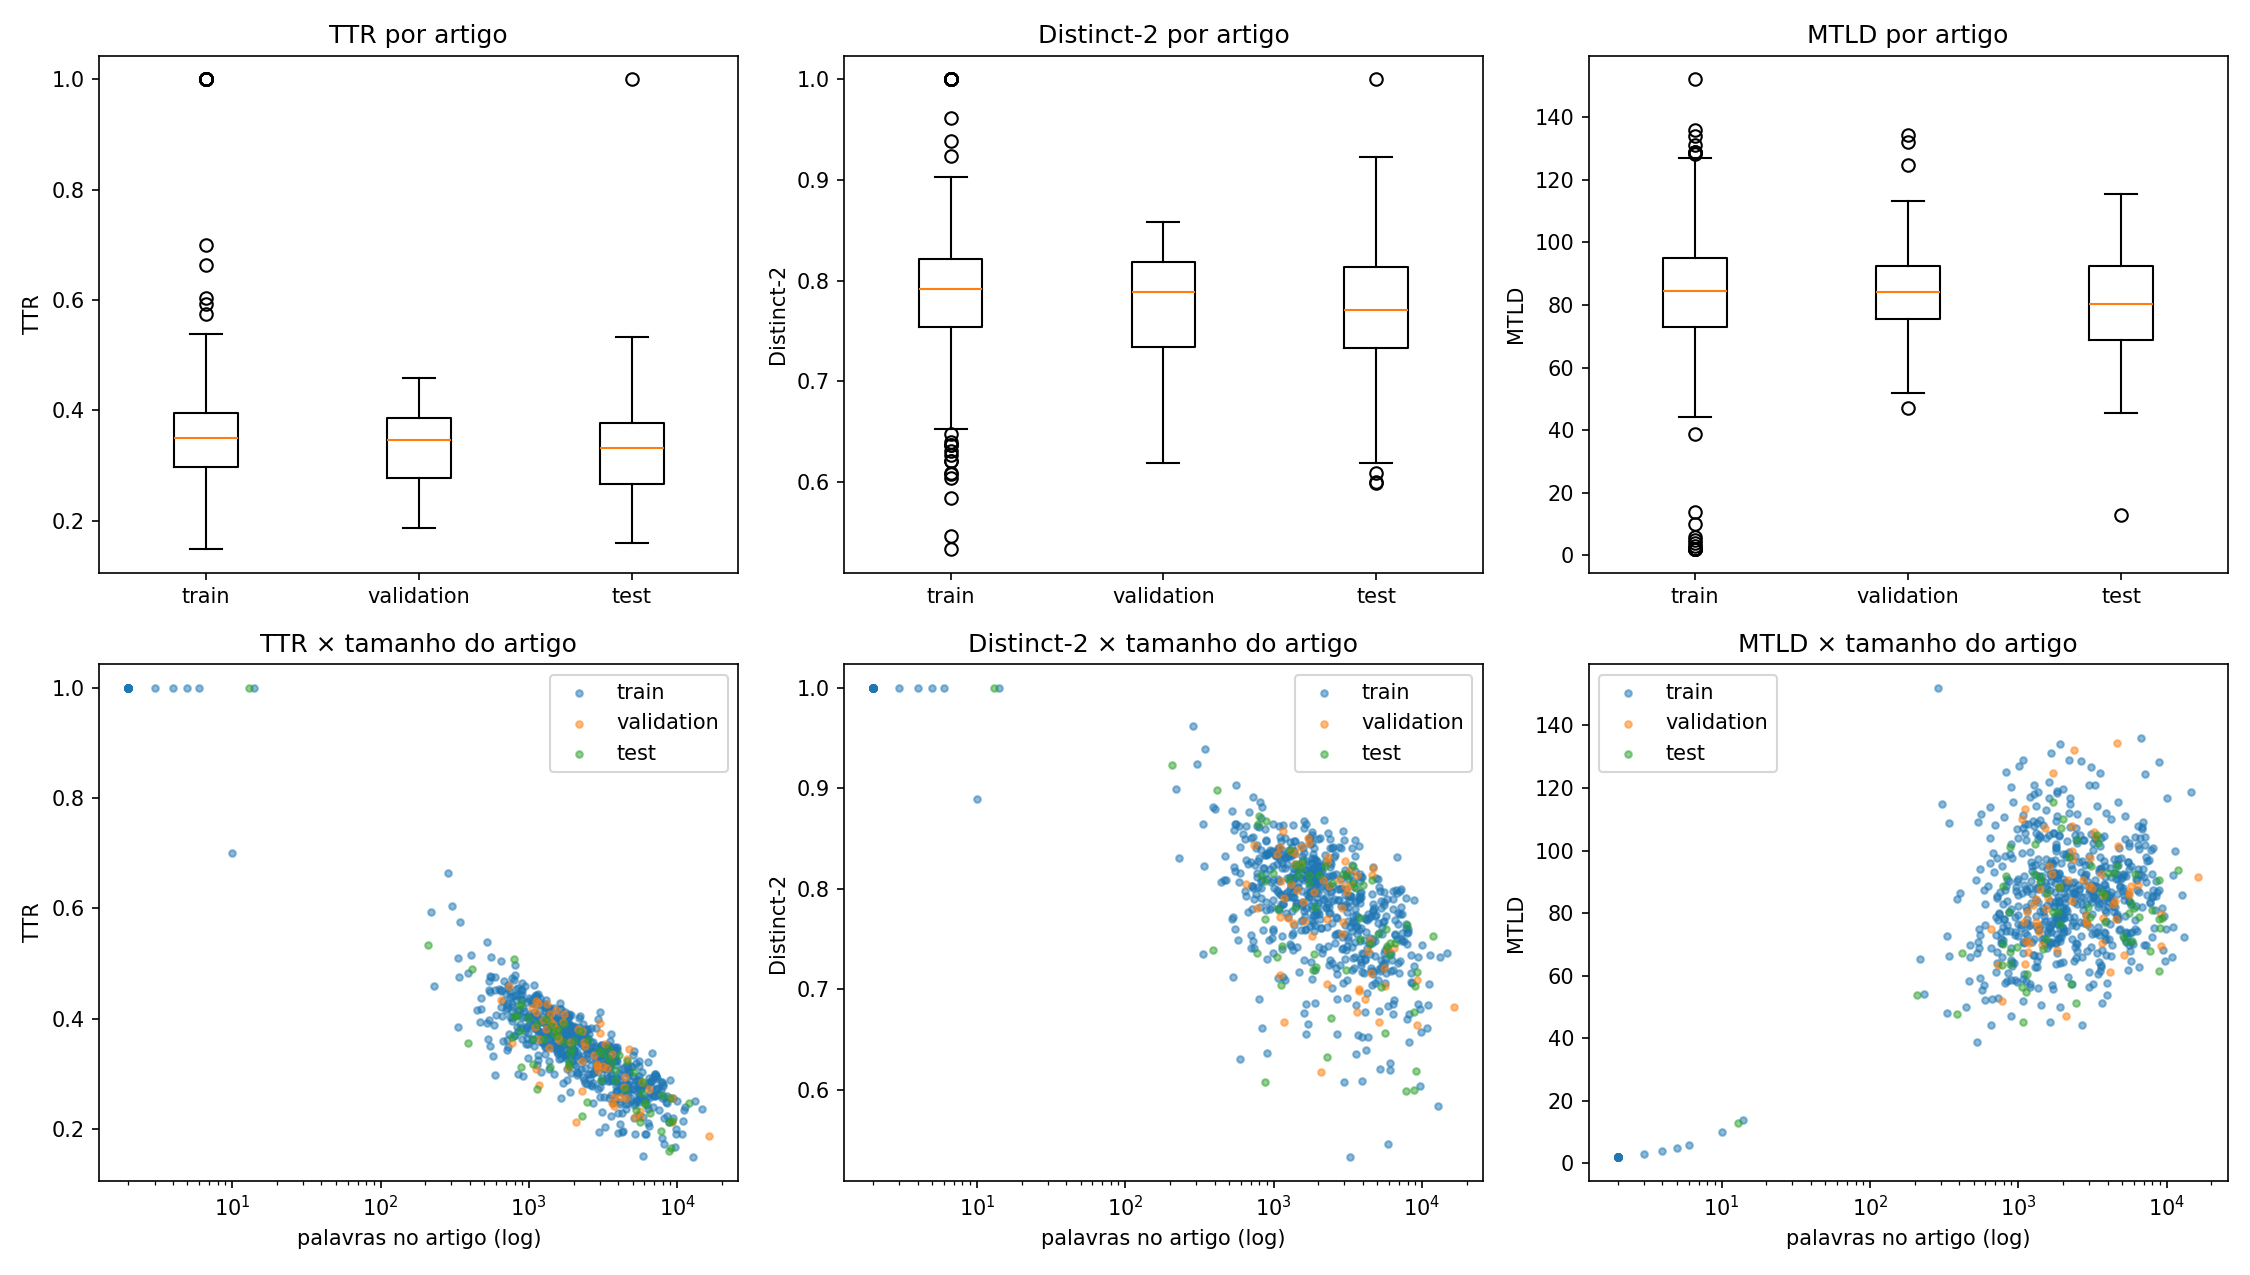

Reproduce this figure in Python.
"""
Diversidade lexical do WikiText-2: TTR, Distinct-1, Distinct-2 e MTLD.

Uso:
    python diversidade.py

Precisa do separar_artigos.py e dos arquivos wiki2_*.txt na mesma pasta.
Requer: pip install lexicalrichness pandas matplotlib
"""

import pandas as pd
import matplotlib.pyplot as plt
from lexicalrichness import LexicalRichness

from separar_artigos import PARTICOES, separar_artigos, nivel_do_titulo

LIMIAR_MTLD = 0.72   # valor padrão proposto por McCarthy e Jarvis (2010)


def palavras_do_artigo(artigo):
    """Palavras do artigo, em minúsculas e sem pontuação nem marcações como '@-@'.

    Pontuação e maiúsculas são removidas para que "The" e "the" contem como a
    mesma palavra e para que "," e "." não inflem as repetições.
    """
    palavras = []
    for linha in artigo["linhas"]:
        if not linha.strip() or nivel_do_titulo(linha)[0] is not None:
            continue
        palavras.extend(p.lower() for p in linha.split() if any(c.isalnum() for c in p))
    return palavras


def distinct_n(palavras, n):
    """Distinct-N: n-gramas distintos / total de n-gramas."""
    ngramas = [tuple(palavras[i:i + n]) for i in range(len(palavras) - n + 1)]
    return len(set(ngramas)) / len(ngramas) if ngramas else 0.0


def medidas(palavras):
    """TTR e MTLD pela lexicalrichness; Distinct-N calculado à parte."""
    # Passamos a lista já tokenizada, sem o pré-processamento da biblioteca.
    lex = LexicalRichness(palavras, preprocessor=None, tokenizer=None)
    return {
        "palavras": lex.words,
        "vocabulario": lex.terms,
        "ttr": lex.ttr,
        "distinct_1": distinct_n(palavras, 1),
        "distinct_2": distinct_n(palavras, 2),
        "mtld": lex.mtld(threshold=LIMIAR_MTLD),
    }


def tabela_por_artigo():
    """Uma linha por artigo com as quatro medidas."""
    registros = []
    for particao in PARTICOES:
        for art in separar_artigos(f"wiki2_{particao}.txt"):
            palavras = palavras_do_artigo(art)
            if len(palavras) < 2:
                continue
            registros.append({"particao": particao, "titulo": art["titulo"], **medidas(palavras)})
    return pd.DataFrame(registros)


def tabela_por_particao():
    """As mesmas medidas calculadas sobre cada partição inteira (todos os artigos juntos)."""
    linhas = []
    for particao in PARTICOES:
        palavras = []
        for art in separar_artigos(f"wiki2_{particao}.txt"):
            palavras.extend(palavras_do_artigo(art))
        linhas.append({"particao": particao, **medidas(palavras)})
    return pd.DataFrame(linhas).set_index("particao")


def graficos(df):
    """Boxplots das medidas por partição e TTR/MTLD em função do tamanho do artigo."""
    fig, eixos = plt.subplots(2, 3, figsize=(15, 8.5))

    # Linha de cima: distribuição de cada medida por partição.
    for ax, (coluna, nome) in zip(eixos[0], [("ttr", "TTR"), ("distinct_2", "Distinct-2"), ("mtld", "MTLD")]):
        dados = [df.loc[df["particao"] == p, coluna] for p in PARTICOES]
        try:
            ax.boxplot(dados, tick_labels=PARTICOES)   # matplotlib 3.9+
        except TypeError:
            ax.boxplot(dados, labels=PARTICOES)        # versões mais antigas
        ax.set_title(f"{nome} por artigo")
        ax.set_ylabel(nome)

    # Linha de baixo: efeito do tamanho do texto em cada medida.
    for ax, (coluna, nome) in zip(eixos[1], [("ttr", "TTR"), ("distinct_2", "Distinct-2"), ("mtld", "MTLD")]):
        for particao in PARTICOES:
            sub = df[df["particao"] == particao]
            ax.scatter(sub["palavras"], sub[coluna], s=10, alpha=0.5, label=particao)
        ax.set_xscale("log")
        ax.set_xlabel("palavras no artigo (log)")
        ax.set_ylabel(nome)
        ax.set_title(f"{nome} × tamanho do artigo")
        ax.legend()

    fig.tight_layout()
    fig.savefig("diversidade.png", dpi=150)
    plt.close(fig)
    print("Gráfico salvo em diversidade.png")


def main():
    df = tabela_por_artigo()
    df.to_csv("diversidade_artigos.csv", index=False)
    print("Tabela por artigo salva em diversidade_artigos.csv\n")

    colunas = ["ttr", "distinct_1", "distinct_2", "mtld"]

    print("=" * 70)
    print("Média por artigo (± desvio-padrão)")
    media = df.groupby("particao", sort=False)[colunas].mean()
    desvio = df.groupby("particao", sort=False)[colunas].std()
    print((media.round(3).astype(str) + " ± " + desvio.round(3).astype(str)).to_string())

    print("\nMediana por artigo")
    print(df.groupby("particao", sort=False)[colunas].median().round(3).to_string())

    print("\n" + "=" * 70)
    print("Partição inteira (todos os artigos juntos)")
    print(tabela_por_particao()[["palavras", "vocabulario"] + colunas].round(3).to_string())

    # Correlação com o tamanho: mostra que o TTR cai com o tamanho e o MTLD não.
    print("\n" + "=" * 70)
    print("Correlação de Spearman com o nº de palavras do artigo")
    for coluna in colunas:
        print(f"  {coluna:<11} {df[coluna].corr(df['palavras'], method='spearman'):+.2f}")

    print("\nArtigos com menor e maior MTLD:")
    for _, linha in df.nsmallest(3, "mtld").iterrows():
        print(f"  mín {linha['mtld']:7.1f}  {linha['titulo']} ({linha['particao']})")
    for _, linha in df.nlargest(3, "mtld").iterrows():
        print(f"  máx {linha['mtld']:7.1f}  {linha['titulo']} ({linha['particao']})")

    print()
    graficos(df)


if __name__ == "__main__":
    main()
